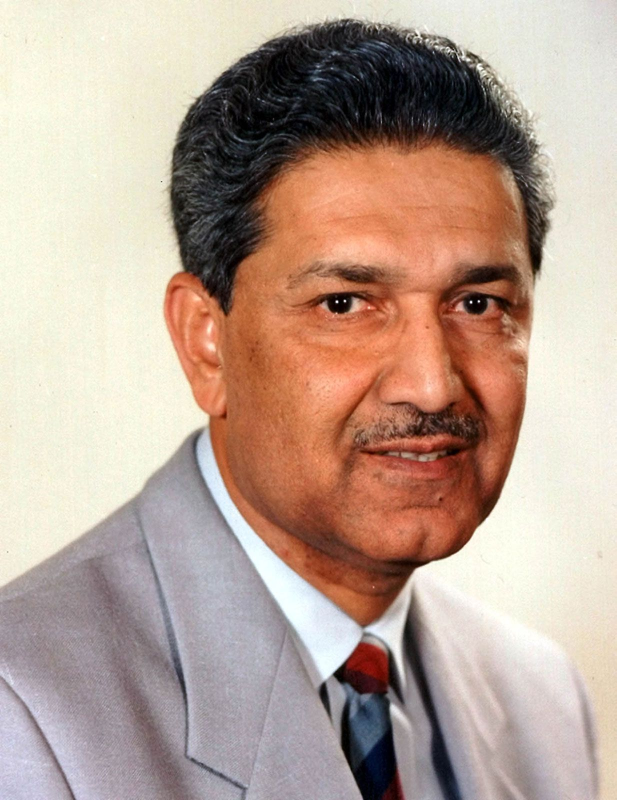
#> input picture PakClebrityRecognization/server/testImages/000001.jpg, 1233 x 1600 px, found by its file name (shown at 1/2 size)
$ jupyter execute --allow-errors model.ipynb   (shell and % lines are left out)
#> lines starting #> are read from the running program, lines starting #| are printed output that depends on the picture
[cell 1]
import pandas as pd
import numpy as np
import cv2
import matplotlib
from matplotlib import pyplot as plt

[cell 2]
img =cv2.imread("./testImages/000001.jpg")
#> img is the input picture: shape (1600, 1233, 3); mean B, G, R 149.1, 162.3, 185.4
img.shape
#> Out = (1600, 1233, 3)

[cell 3]
plt.imshow(img)

[cell 4]
#remove the third dimemnsion    from the omage and convert it into gray
gray = cv2.cvtColor(img, cv2.COLOR_BGR2GRAY)
gray.shape
#> Out = (1600, 1233)

[cell 5]
gray

[cell 6]
plt.imshow(gray,cmap='gray')

[cell 7]
face_cascade = cv2.CascadeClassifier('./opencv/haarcascades/haarcascade_frontalface_default.xml')
eye_cascade = cv2.CascadeClassifier('./opencv/haarcascades/haarcascade_eye.xml')

faces = face_cascade.detectMultiScale(gray, 1.3, 5)
#> faces = [[502, 335, 693, 693]]
faces
#> Out = [[502, 335, 693, 693]]

[cell 8]
(x,y,w,h) = faces[0]
#> x = 502; y = 335; w = 693; h = 693
x,y,w,h
#> Out = (502, 335, 693, 693)

[cell 9]
face_img = cv2.rectangle(img,(x,y),(x+w,y+h),(255,0,0),2)
plt.imshow(face_img)

[cell 10]
cv2.destroyAllWindows()
for (x,y,w,h) in faces:
    face_img = cv2.rectangle(img,(x,y),(x+w,y+h),(255,0,0),2)
    roi_gray = gray[y:y+h, x:x+w]
    roi_color = face_img[y:y+h, x:x+w]
    eyes = eye_cascade.detectMultiScale(roi_gray)
    for (ex,ey,ew,eh) in eyes:
        cv2.rectangle(roi_color,(ex,ey),(ex+ew,ey+eh),(0,255,0),2)
#> this loop made 1 pass
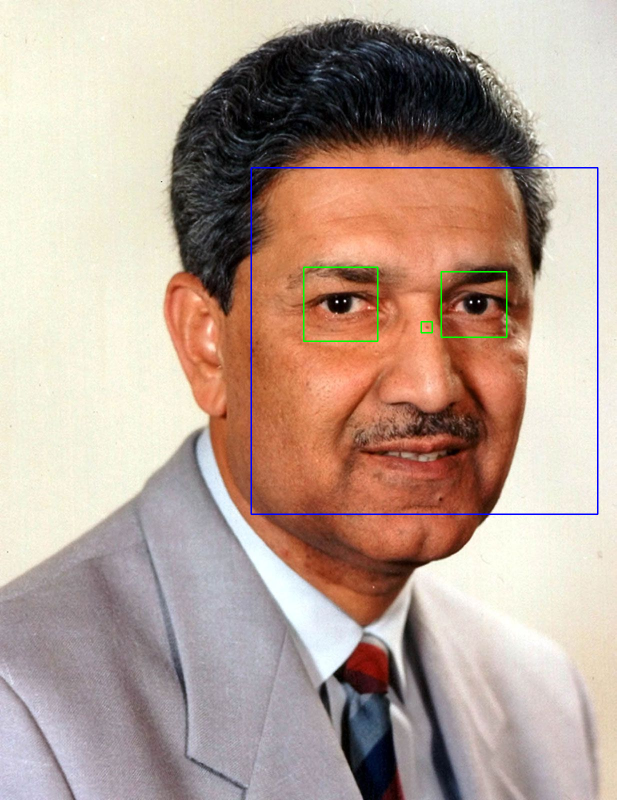
#> img: shape (1600, 1233, 3) (shown at 1/2 size); mean B, G, R 149.5, 162, 184.3
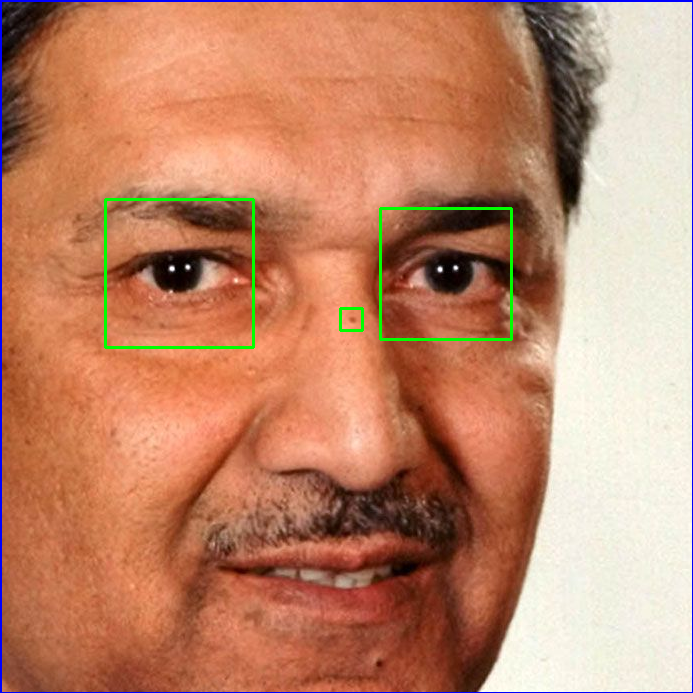
#> roi_color: shape (693, 693, 3); mean B, G, R 106.1, 134.6, 192.2


plt.figure()
plt.imshow(face_img, cmap='gray')
plt.show()

[cell 11]
plt.imshow(roi_gray,cmap='gray')

[cell 12]
cropped_img = np.array(roi_color)
cropped_img.shape
#> Out = (693, 693, 3)

[cell 13]
import numpy as np
import pywt
import cv2

def w2d(img, mode='haar', level=1):
#> called with mode = 'db1', level = 5
    imArray = img
    #Datatype conversions
    #convert to grayscale
    imArray = cv2.cvtColor( imArray,cv2.COLOR_RGB2GRAY )
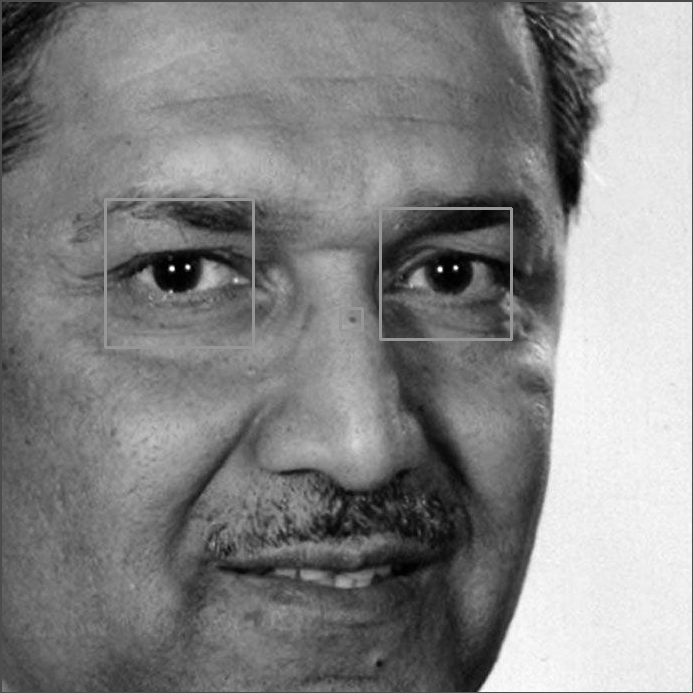
#> imArray: shape (693, 693); min 0, max 254, mean 132.7
    #convert to float
    imArray =  np.float32(imArray)
    imArray /= 255;
    # compute coefficients
    coeffs=pywt.wavedec2(imArray, mode, level=level)
#> coeffs = 6 items

    #Process Coefficients
    coeffs_H=list(coeffs)
#> coeffs_H = 6 items
    coeffs_H[0] *= 0;

    # reconstruction
    imArray_H=pywt.waverec2(coeffs_H, mode);
    imArray_H *= 255;
    imArray_H =  np.uint8(imArray_H)
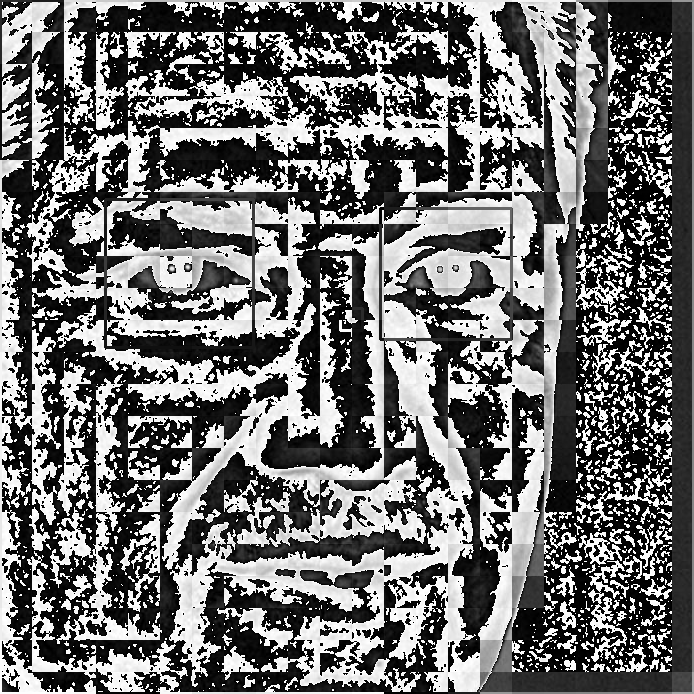
#> imArray_H: shape (694, 694); min 0, max 255, mean 110.8

    return imArray_H

[cell 14]
im_har = w2d(cropped_img,'db1',5)
plt.imshow(im_har, cmap='gray')

[cell 15]
# # (3) Preprocessing: Load image, detect face. If eyes >=2, then save and crop the face region
# python function that can take input image and returns cropped image (if face and eyes >=2 are detected)
def get_cropped_image_if_2_eyes(image_path):
#> called with image_path = './testImages/000001.jpg'
    img = cv2.imread(image_path)
    gray = cv2.cvtColor(img, cv2.COLOR_BGR2GRAY)
    faces = face_cascade.detectMultiScale(gray, 1.3, 5)
#> faces = [[502, 335, 693, 693]]
    for (x,y,w,h) in faces:
        roi_gray = gray[y:y+h, x:x+w]
        roi_color = img[y:y+h, x:x+w]
        eyes = eye_cascade.detectMultiScale(roi_gray)
        if len(eyes) >= 2:
            return roi_color

[cell 16]
original_image = cv2.imread('./testImages/000001.jpg')
plt.imshow(original_image)

[cell 17]
cropped_image=get_cropped_image_if_2_eyes('./testImages/000001.jpg')
cropped_img
plt.imshow(cropped_image)

[cell 18]
# In below image face is not very clear and it doesn't have two eyes clearly visible
org_image_obstructed = cv2.imread('./testImages/000010.jpg')
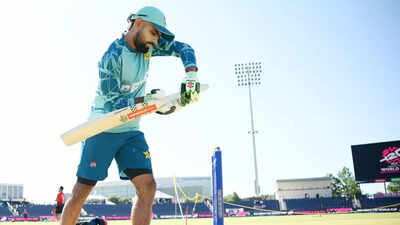
#> input picture PakClebrityRecognization/server/testImages/000010.jpg, 400 x 225 px, found by its file name
#> org_image_obstructed is the input picture: shape (225, 400, 3); mean B, G, R 216.3, 210.8, 197.1
plt.imshow(org_image_obstructed)

[cell 19]
desturtiveImage=get_cropped_image_if_2_eyes('./testImages/000010.jpg')
#> call 2 of get_cropped_image_if_2_eyes, with image_path = './testImages/000010.jpg'
#> in get_cropped_image_if_2_eyes (call 2), `gray = cv2.cvtColor(img, cv2.COLOR_BGR2GRAY)`:
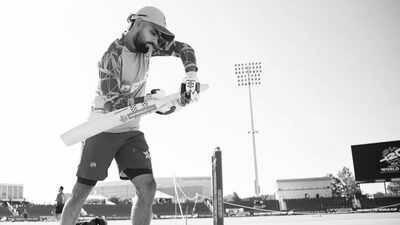
#> gray: shape (225, 400); min 2, max 255, mean 207.4
#> in get_cropped_image_if_2_eyes (call 2), `faces = face_cascade.detectMultiScale(gray, 1.3, 5)`: faces = ()

desturtiveImage

[cell 20]
path_to_data = "./dataset/"
path_to_cr_data = "./dataset/cropped/"

[cell 21]
import os
img_dirs = []
for entry in os.scandir(path_to_data):
    if entry.is_dir():
        img_dirs.append(entry.path)

[cell 22]
img_dirs

[cell 23]
import shutil
if os.path.exists(path_to_cr_data):
     shutil.rmtree(path_to_cr_data)
os.mkdir(path_to_cr_data)

[cell 24]
cropped_image_dirs = []
celebrity_file_names_dict = {}
for img_dir in img_dirs:
    count = 1
    celebrity_name = img_dir.split('/')[-1]
    celebrity_file_names_dict[celebrity_name] = []
    for entry in os.scandir(img_dir):
        roi_color = get_cropped_image_if_2_eyes(entry.path)
#> call 3 of get_cropped_image_if_2_eyes, with image_path = './dataset/Abdul_Qadeer/000006.jpg'
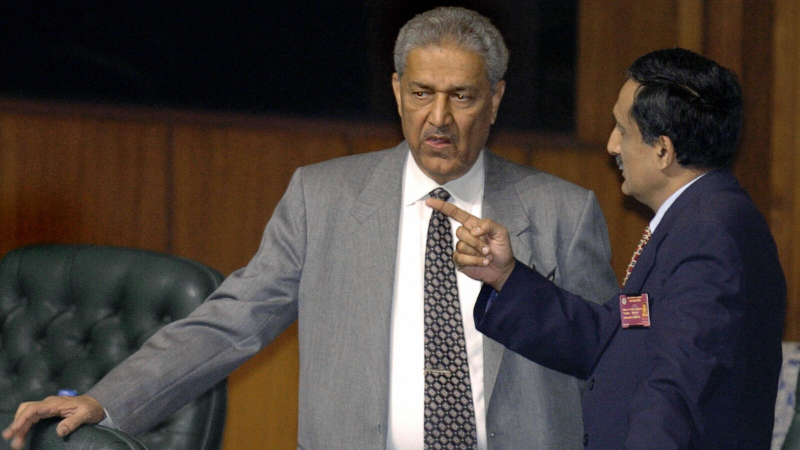
#> input picture PakClebrityRecognization/model/dataset/Abdul_Qadeer/000006.jpg, 1600 x 900 px (shown at 1/2 size)
#> in get_cropped_image_if_2_eyes, img is the input picture: shape (900, 1600, 3); mean B, G, R 58.7, 62.8, 71.7
#> in get_cropped_image_if_2_eyes (call 3), `gray = cv2.cvtColor(img, cv2.COLOR_BGR2GRAY)`:
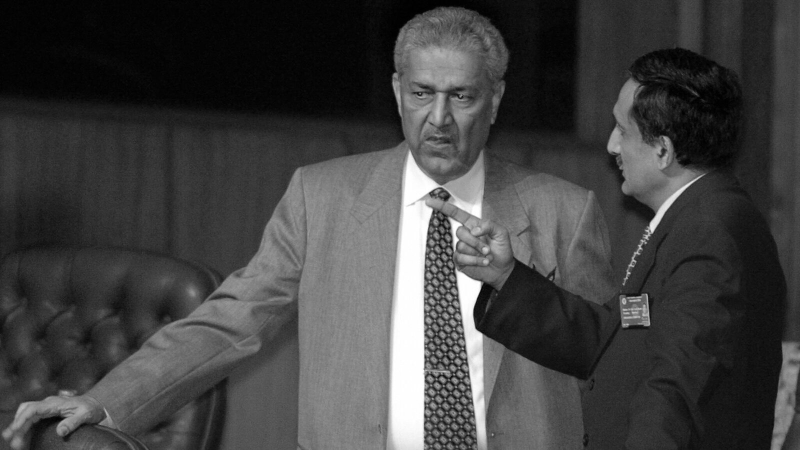
#> gray: shape (900, 1600) (shown at 1/2 size); min 0, max 255, mean 65
#> in get_cropped_image_if_2_eyes (call 3), `faces = face_cascade.detectMultiScale(gray, 1.3, 5)`: faces = [[774, 98, 228, 228]]
#> the loop in get_cropped_image_if_2_eyes, `for (x,y,w,h) in faces:` made 1 pass
#> (x, y, w, h, eyes) on pass 1: (774, 98, 228, 228, [[46, 72, 36, 36], [132, 81, 24, 24], [44, 54, 62, 62]])
#> pass 1, in get_cropped_image_if_2_eyes (call 3), `roi_color = img[y:y+h, x:x+w]`:
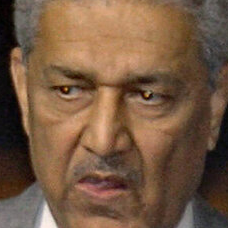
#> roi_color: shape (228, 228, 3); mean B, G, R 66.7, 89.4, 118.3
        if roi_color is not None:
            cropped_folder = path_to_cr_data + celebrity_name
            if not os.path.exists(cropped_folder):
                os.makedirs(cropped_folder)
                cropped_image_dirs.append(cropped_folder)
                print("Generating cropped images in folder: ",cropped_folder)
            cropped_file_name = celebrity_name + str(count) + ".png"
            cropped_file_path = cropped_folder + "/" + cropped_file_name
            cv2.imwrite(cropped_file_path, roi_color)
            celebrity_file_names_dict[celebrity_name].append(cropped_file_path)
            count += 1

[cell 25]
celebrity_file_names_dict

[cell 26]
elebrity_file_names_dict = {}
for img_dir in cropped_image_dirs:
    celebrity_name = img_dir.split('/')[-1]
    file_list = []
    for entry in os.scandir(img_dir):
        file_list.append(entry.path)
    celebrity_file_names_dict[celebrity_name] = file_list
celebrity_file_names_dict

[cell 27]
class_dict = {}
count = 0
for celebrity_name in celebrity_file_names_dict.keys():
    class_dict[celebrity_name] = count
    count = count + 1
class_dict

[cell 28]
# Images in cropped folder can be used for model training. \
# We will use these raw images along with wavelet transformed images to train our classifier.
#  Let's prepare X and y now

X, y = [], []
for celebrity_name, training_files in celebrity_file_names_dict.items():
    for training_image in training_files:
        img = cv2.imread(training_image)
        scalled_raw_img = cv2.resize(img, (32, 32))
        img_har = w2d(img,'db1',5)
        scalled_img_har = cv2.resize(img_har, (32, 32))
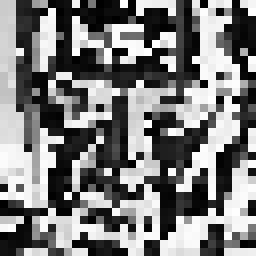
#> scalled_img_har: shape (32, 32) (shown 8 times larger); min 0, max 255, mean 123.4
        combined_img = np.vstack((scalled_raw_img.reshape(32*32*3,1),scalled_img_har.reshape(32*32,1)))
        X.append(combined_img)
        y.append(class_dict[celebrity_name])

[cell 29]
len(X[0])

[cell 30]
X[0]

[cell 31]
X = np.array(X).reshape(len(X),4096).astype(float)
X.shape
#> Out = (2, 4096)
